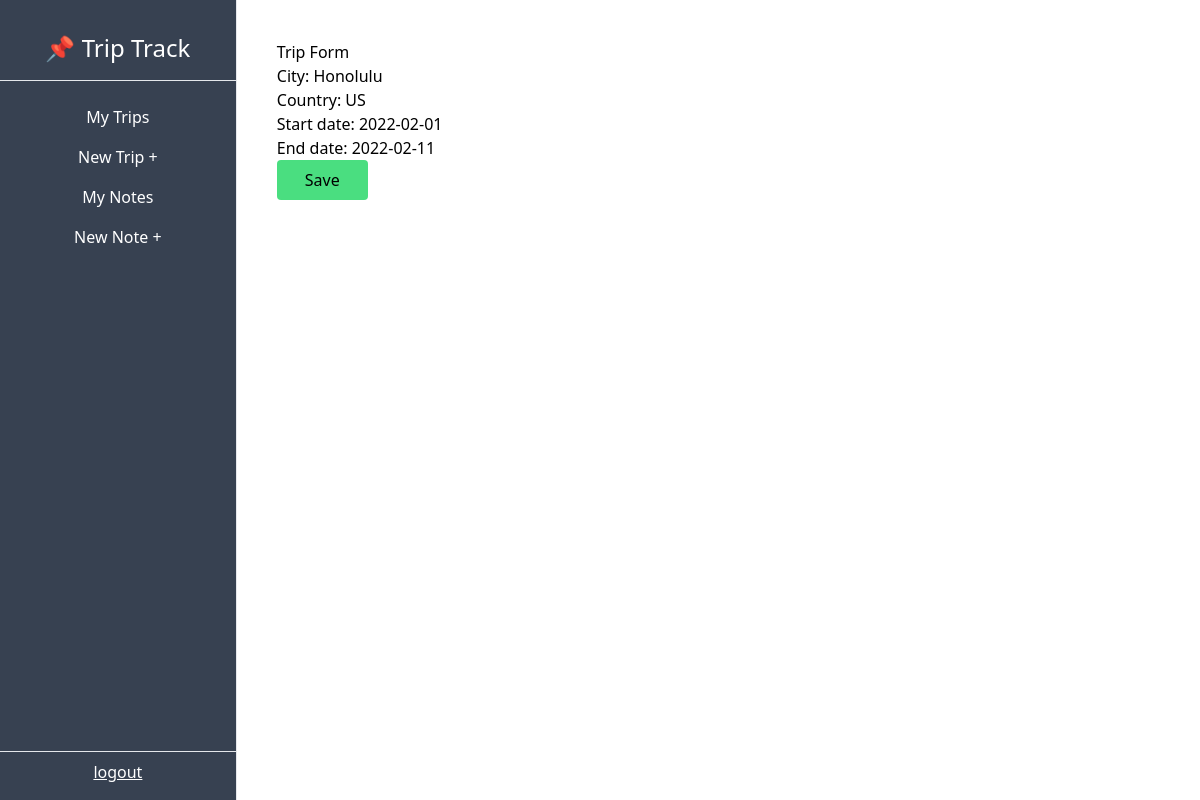
Page /dashboard/trip/1/update/ on the earlier database version.
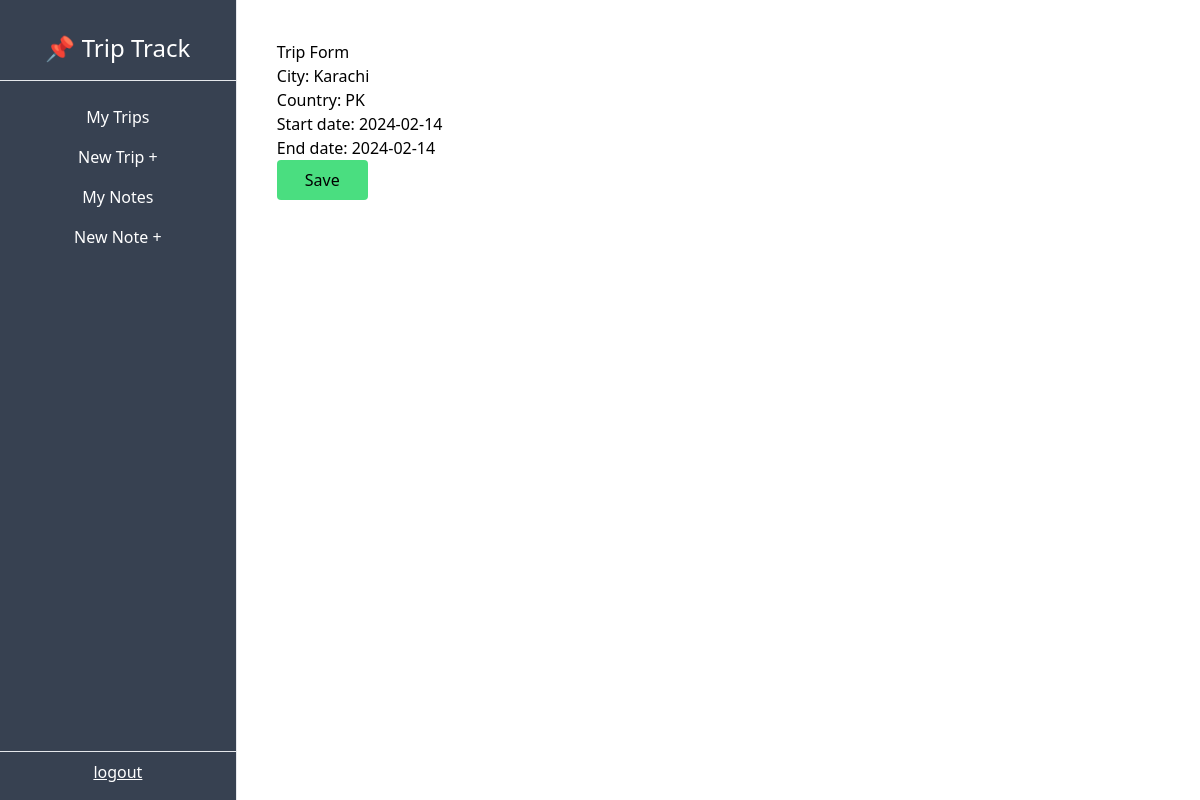
Same page on the later database version.
### trip/models.py (models this page shows, shortened)
class Trip(models.Model):
    city = models.CharField(max_length=50)
    country = models.CharField(max_length=2)
    start_date = models.DateField(blank=True, null=True)
    end_date = models.DateField(blank=True, null=True)
    owner = models.ForeignKey(User, on_delete=models.CASCADE, related_name='trips')

### trip/views.py (the view)
# urls.py: path("dashboard/trip/<int:pk>/update/",TripUpdateView.as_view(), name='trip-update'),
class TripUpdateView(UpdateView):
    model = Trip
    success_url = reverse_lazy('trip-list')
    fields = ["city", "country", "start_date", "end_date"]

### trip/templates/trip/trip_form.html (shortened to what this page needs)
{% extends "trip/_base.html" %}
{% load tailwind_filters %}
{% block content %}
<h1>Trip Form</h1>
<form method ="POST">
    {{form|crispy}}
    <input type="submit" value="Save" class="bg-green-400 px-7 py-2 rounded hover:cursor-pointer hover:bg-green-300" >
</form>
{% endblock content %}

### trip/templates/trip/_base.html (shortened to what this page needs)
<!DOCTYPE html>
<html lang="en">
    <head>
        <script src="https://cdn.tailwindcss.com"></script>
      </head>
<body>
    <div class="flex-col md:flex-row flex h-screen">
        <div class="md:h-screen bg-gray-700 text-white w-full md:w-1/4 md:max-w-xs py-2 md:pt-8 md:pb-2 flex flex-col items-center justify-start border-r">
            <div class="border-b w-full text-center pb-4 text-2xl">
                <h1>📌 Trip Track</h1>
            </div>
            <div class="pt-4 w-full text-center">
                <ul class="flex md:flex-col justify-around px-2 md:px-0 pb-2 md:pb-0">
                    <a href="{% url 'trip-list' %}">
                        <li class="py-2 px-3 md:px-0 hover:bg-gray-600 hover:cursor-pointer"><a href="{% url 'trip-list'%}">My Trips</a></li>
                    </a>
                        <li class="py-2 px-3 md:px-0 hover:bg-gray-600 hover:cursor-pointer"><a href="{% url 'trip-create'%}">New Trip +</a></li>
                    <a href="{% url 'note-list' %}">
                        <li class="py-2 px-3 md:px-0 hover:bg-gray-600 hover:cursor-pointer">My Notes</li>
                    </a>
                    <a href="{% url 'note-create' %}">
                    <li class="py-2 px-3 md:px-0 hover:bg-gray-600 hover:cursor-pointer">New Note +</li>
                    </a>
                </ul>
            </div>
            <div class="mt-auto w-full text-center flex md:flex-col justify-evenly py-2 md:pt-0">
                <hr class="my-2">
                <form method="post" action="{% url 'logout' %}">
                    <button class="underline" type="submit">logout</button>
                </form>
            </div>
        </div>
        <div class="w-full md:w-full p-10 overflow-auto">
            {% block content %}
            {% endblock content %}
        </div>
    </div>
</body>
</html>

Differences in the rows shown:
changed Trip: city "Honolulu" → "Karachi"; country "US" → "PK"; start_date "2022-02-01" → "2024-02-14"; end_date "2022-02-11" → "2024-02-14"
